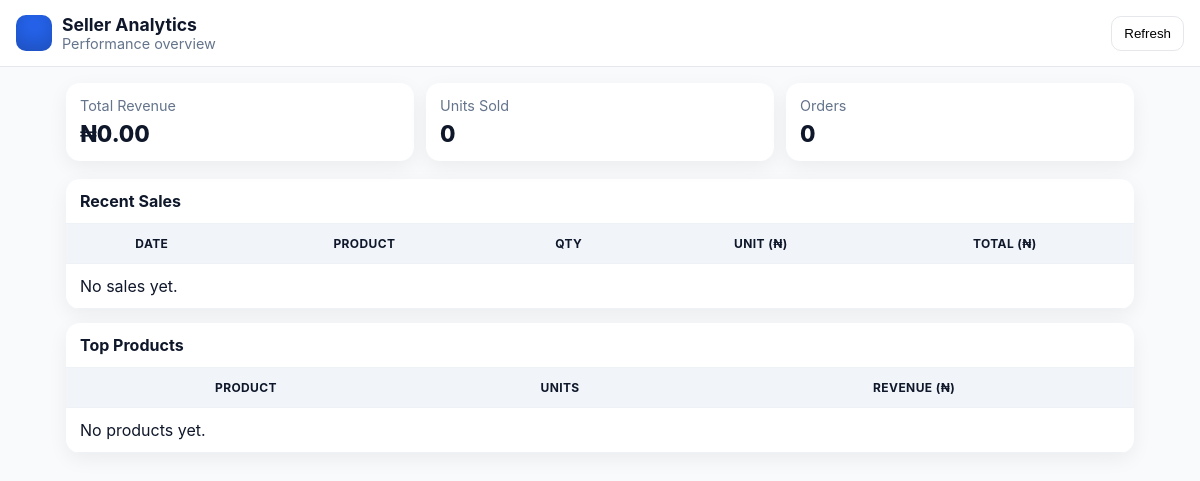
Page /sell-analytics/ (signed in) on the earlier database version.
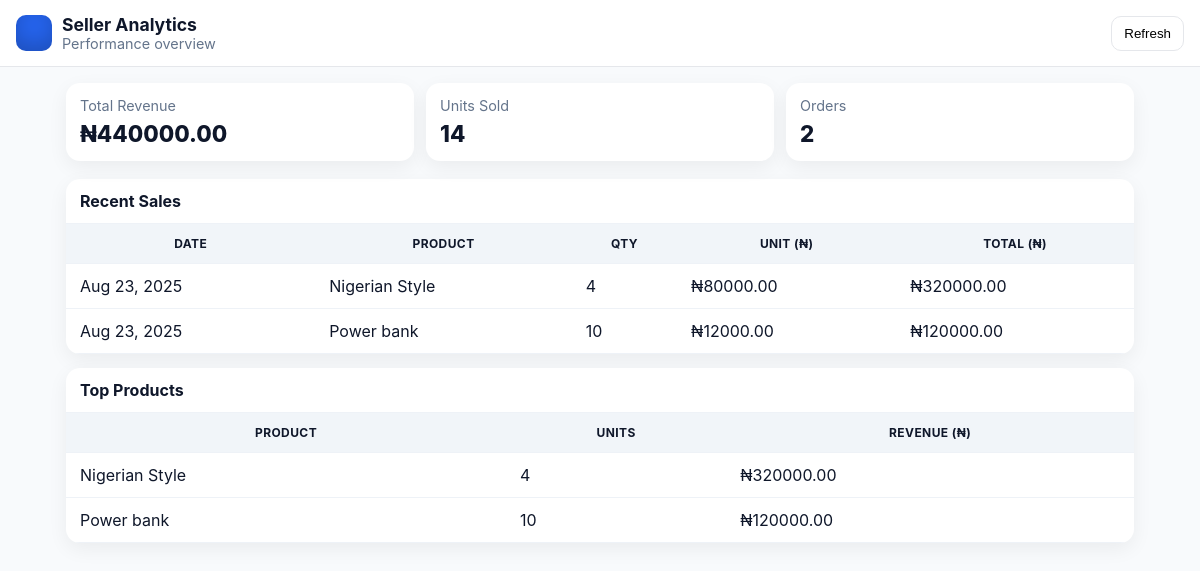
Same page on the later database version.
### Products/models.py (models this page shows, shortened)
class OrderItem(models.Model):
    order = models.ForeignKey(Order, on_delete=models.CASCADE, related_name="items")
    product = models.ForeignKey("Products", on_delete=models.CASCADE)
    seller = models.ForeignKey(User, on_delete=models.CASCADE, related_name="sales")
    quantity = models.PositiveIntegerField(default=1)
    price = models.DecimalField(max_digits=12, decimal_places=2)  # unit price at time of sale
    def get_total(self):
        return (self.price or Decimal("0.00")) * self.quantity

class Order(models.Model):
    user = models.ForeignKey(User, on_delete=models.CASCADE, related_name="orders")  # buyer
    total_amount = models.DecimalField(max_digits=12, decimal_places=2)
    status = models.CharField(
        max_length=20,
        choices=(("pending", "Pending"), ("completed", "Completed"), ("cancelled", "Cancelled")),
        default="completed",
    )
    created_at = models.DateTimeField(auto_now_add=True)

class Products(models.Model):
    STATUS_CHOICES = (
    ('draft', 'Draft'),
    ('published', 'Published'),
    )
    user = models.ForeignKey(User, on_delete=models.CASCADE,null=True)
    category = models.ForeignKey(category, related_name="product_category",on_delete=models.CASCADE,null=True)
    name = models.CharField(max_length=50, null =True)
    description = models.TextField(null =True)
    meta_keywords = models.CharField(max_length=255, null =True, help_text="seo keywords seprated with comma")
    meta_descriptions = models.CharField(max_length=255, null =True, help_text="seo description here")
    product_image = models.ForeignKey(Product_image, on_delete=models.CASCADE,null= True,related_name="prod_image")
    published = models.DateTimeField(auto_now_add =True, null=True)
    updated = models.DateTimeField(auto_now=True,null=True)
    slug = models.SlugField(null=True, max_length=100,unique=True)
    actualprice = models.DecimalField(max_digits= 20, decimal_places=2,null=True)
    discountedprice = models.DecimalField(max_digits= 20, decimal_places=2,null=True)
    status = models.CharField(max_length=30, null =True,choices = STATUS_CHOICES,default="published")
    featured = models.BooleanField(default=False, null=True,blank=True)
    product_image2 = models.ForeignKey(Product_image, on_delete=models.CASCADE,null=True,related_name="prod_image2")
    product_image3 = models.ForeignKey(Product_image, on_delete=models.CASCADE, null=True,related_name="prod_image3")
    stock = models.PositiveIntegerField(default=0)
    class Meta:
        verbose_name="Products"
        verbose_name_plural="Products"

### Products/views.py (the view)
# urls.py: path("sell-analytics/",views.seller_analytics, name="sell-analytics"),
@login_required
def seller_analytics(request):
    items = (
        OrderItem.objects
        .filter(seller=request.user, order__status="completed")
        .select_related("product", "order")
        .order_by("-order__created_at")
    )
    totals = items.aggregate(
        total_revenue=Sum(F("price") * F("quantity")),
        total_units=Sum("quantity"),
        total_orders=Count("order", distinct=True),
    )
    total_revenue = totals["total_revenue"] or 0
    total_units = totals["total_units"] or 0
    total_orders = totals["total_orders"] or 0
    top_products = (
        items.values("product__id", "product__name")
        .annotate(
            revenue=Sum(F("price") * F("quantity")),
            units=Sum("quantity"),
        )
        .order_by("-revenue")[:10]
    )
    context = {
        "items": items[:50],  # recent 50 sales lines
        "total_revenue": total_revenue,
        "total_units": total_units,
        "total_orders": total_orders,
        "top_products": top_products,
    }
    return render(request, "analytics/seller_analytics.html", context)

### templates/analytics/seller_analytics.html (shortened to what this page needs)
{% load static %}
<!doctype html>
<html lang="en">
<head>
</head>
<body>
<header>
  <div class="h-wrap">
    <div class="brand">
      <div class="logo"></div>
      <div>
        <h1>Seller Analytics</h1>
        <div class="meta">Performance overview</div>
      </div>
    </div>
    <button class="cta" onclick="location.reload()">Refresh</button>
  </div>
</header>
<main class="container">
  <section class="kpis">
    <div class="kpi">
      <div class="label">Total Revenue</div>
      <div class="value">₦{{ total_revenue|floatformat:2 }}</div>
    </div>
    <div class="kpi">
      <div class="label">Units Sold</div>
      <div class="value">{{ total_units|default:0 }}</div>
    </div>
    <div class="kpi">
      <div class="label">Orders</div>
      <div class="value">{{ total_orders|default:0 }}</div>
    </div>
  </section>
  <section class="section card">
    <h3>Recent Sales</h3>
    <div class="table-wrap">
      <table>
        <thead>
          <tr>
            <th>Date</th><th>Product</th><th>Qty</th><th>Unit (₦)</th><th>Total (₦)</th>
          </tr>
        </thead>
        <tbody>
          {% for it in items %}
          <tr>
            <td>{{ it.order.created_at|date:"M d, Y" }}</td>
            <td>{{ it.product.name }}</td>
            <td>{{ it.quantity }}</td>
            <td>₦{{ it.price|floatformat:2 }}</td>
            <td>₦{{ it.get_total|floatformat:2 }}</td>
          </tr>
          {% empty %}
          <tr><td colspan="5">No sales yet.</td></tr>
          {% endfor %}
        </tbody>
      </table>
    </div>
  </section>
  <section class="section card" style="margin-top:14px">
    <h3>Top Products</h3>
    <div class="table-wrap">
      <table>
        <thead><tr><th>Product</th><th>Units</th><th>Revenue (₦)</th></tr></thead>
        <tbody>
          {% for p in top_products %}
          <tr>
            <td>{{ p.product__name }}</td>
            <td>{{ p.units }}</td>
            <td>₦{{ p.revenue|floatformat:2 }}</td>
          </tr>
          {% empty %}
          <tr><td colspan="3">No products yet.</td></tr>
          {% endfor %}
        </tbody>
      </table>
    </div>
  </section>
</main>
</body>
</html>

### templates/analytics/seller_analytics.html (style rules this page uses)
:root { --primary:#2563eb; --primary-600:#1d4ed8; --bg:#f8fafc; --card:#fff; --text:#0f172a; --muted:#64748b; --radius:14px; }
* { box-sizing:border-box }
body { margin:0;font-family:Inter,system-ui,-apple-system,Segoe UI,Roboto,Arial,sans-serif;background:var(--bg);color:var(--text) }
header { position:sticky;top:0;z-index:10;background:#fff;border-bottom:1px solid #e5e7eb }
.h-wrap { display:flex;align-items:center;justify-content:space-between;gap:10px;padding:14px 16px }
.brand { display:flex;align-items:center;gap:10px }
.logo { width:36px;height:36px;border-radius:10px;background:var(--primary);box-shadow:inset 0 -8px 18px rgba(0,0,0,.18) }
h1 { margin:0;font-size:1.1rem }
.cta { padding:9px 12px;border:1px solid #e5e7eb;border-radius:10px;background:#fff;cursor:pointer }
.container { padding:16px;max-width:1100px;margin:auto }
.kpis { display:grid;gap:12px;grid-template-columns:1fr }
@media (min-width:640px) { .kpis { grid-template-columns:repeat(3,1fr) } }
.kpi { background:var(--card);border-radius:var(--radius);padding:14px;box-shadow:0 6px 20px rgba(0,0,0,.06) }
.kpi .label { color:var(--muted);font-size:.9rem }
.kpi .value { font-weight:800;font-size:1.4rem;margin-top:6px }
.section { margin-top:18px }
.card { background:var(--card);border-radius:var(--radius);box-shadow:0 6px 20px rgba(0,0,0,.06);overflow:hidden }
.card h3 { margin:0;padding:12px 14px;border-bottom:1px solid #eef2f7;font-size:1rem }
.meta { color:var(--muted);font-size:.9rem }
@media (min-width:900px) { table { width:100%;border-collapse:collapse } }
@media (min-width:900px) { th,td { padding:12px 14px;white-space:nowrap;border-bottom:1px solid #eef2f7 } }
@media (min-width:900px) { th { background:#f1f5f9;text-transform:uppercase;font-size:.75rem;letter-spacing:.4px } }

Differences in the rows shown:
added OrderItem: order.created_at "Aug 23, 2025", product.name "Nigerian Style", quantity "4", price "80000.00", get_total "320000.00"
added OrderItem: order.created_at "Aug 23, 2025", product.name "Power bank", quantity "10", price "12000.00", get_total "120000.00"
added Products: product__name "Nigerian Style", units "4", revenue "320000.00"
added Products: product__name "Power bank", units "10", revenue "120000.00"
Other differences:
{{ total_revenue|floatformat:2 }}: "0.00" → "440000.00"
{{ total_units|default:0 }}: "0" → "14"
{{ total_orders|default:0 }}: "0" → "2"
text no longer shown: "No sales yet. No products yet."
